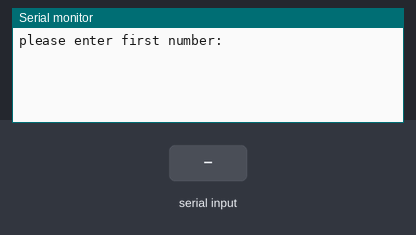
The sketch below on a simulated Arduino Uno, built with avr-gcc and run on an emulated ATmega328P. Parts: the last lines printed to the serial monitor. Inputs (shaded band) come from the test bench.

Above: at 1.2 s.
1.3 s: "90,45\n" received over Serial
At 2.5 s:
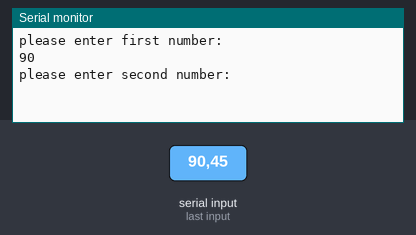
2.8 s: "30,150\n" received over Serial
At 3.2 s:
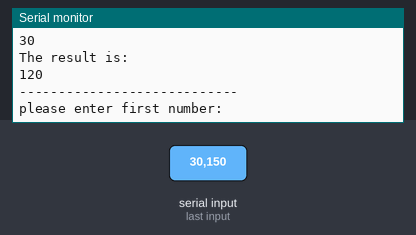

Measured:
- after the input at 1.3 s, the serial monitor: prints a new line at once (image 1)
- after the input at 2.8 s, the serial monitor: prints a new line at once (image 2)

The sketch:

lab2_Serial_monitor.ino
```cpp
void setup() {
  Serial.begin(9600);
}

void loop() {
  Serial.println("please enter first number:");
  int firstNumb=readNumber();
  Serial.println(firstNumb);
  Serial.println("please enter second number:");
  int secondNumb=readNumber();
  Serial.println(secondNumb);
  int result =firstNumb+secondNumb;
  Serial.println("The result is:");
  Serial.println(result);
  Serial.println("----------------------------");
}
int readNumber(){
  char value[5];
  for(int i=0;i<5;){
    if(Serial.available( ))
    {
      char inpChar =Serial.read();
      value[i]=inpChar;
      i++;
    }
  }

  return atoi(value);
}
```
